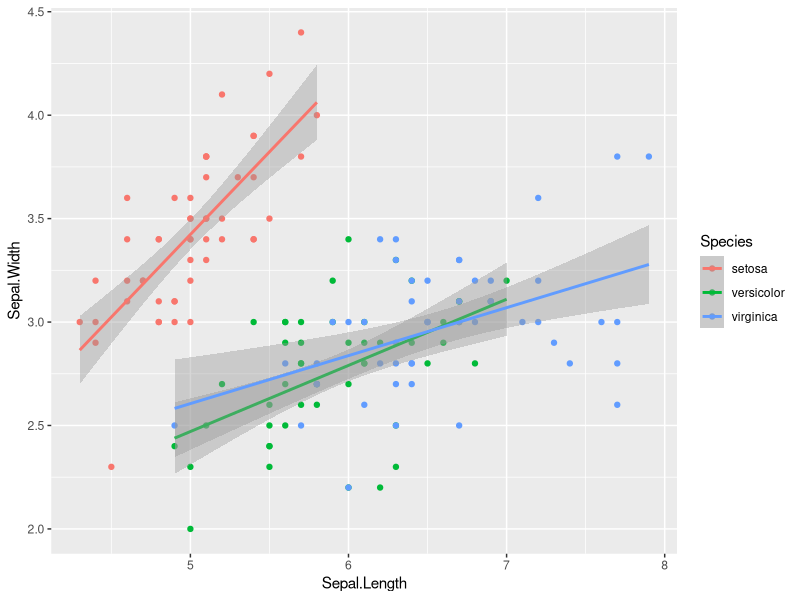
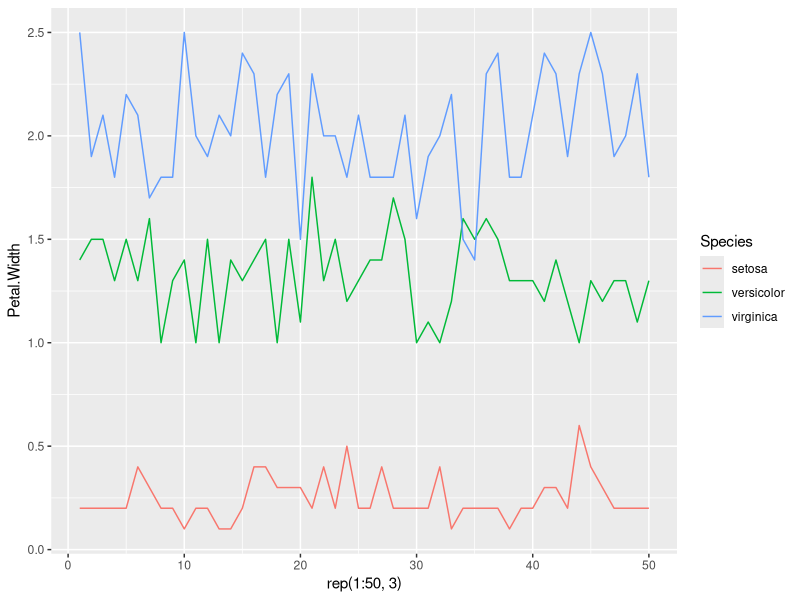
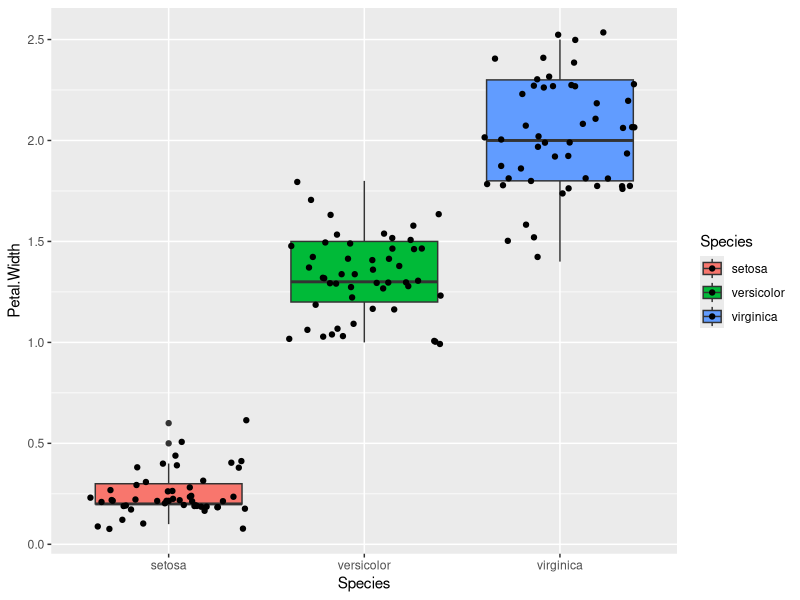

Recreate these plots in R, in order.
library(ggplot2)
data("iris")
head(iris)
############################
# GGPLOT PUNTOS Y TENDENCIA#
############################


ggplot (data = iris, 
       mapping = aes(x = Sepal.Length,
                     y = Sepal.Width,
                    color = Species))  +
  #color species hace que sea del color de la flor
    geom_point () + 
    geom_smooth (method = "lm")
  #geom smooth hace que haya como una linea de tendencia
  #method lm hace que la linea sea recta sin este 
  #queda curva la linea de tendencia


#################################
# GGPLOT LINEA Y COMPORTAMIENTO #
#(SE PARECE A ELECROCARDIOGRAMA)#
#################################

ggplot(data = iris,
       mapping = aes(x = rep(1:50,3),
                     #es vector del 1 al 50 y se 
                     #repite 3 veces
                     y = Petal.Width,
                     color = Species)) +
  geom_line()


###############################
# GGPLOT BOXPLOT Y SUS PUNTOS #
###############################

ggplot(data = iris, 
       mapping = aes(x = Species,
                     y = Petal.Width,
                     fill = Species)) +
  #fill es el color de relleno
  geom_boxplot() +
  geom_jitter()
  #geom_jitter hace que se vean los puntos
